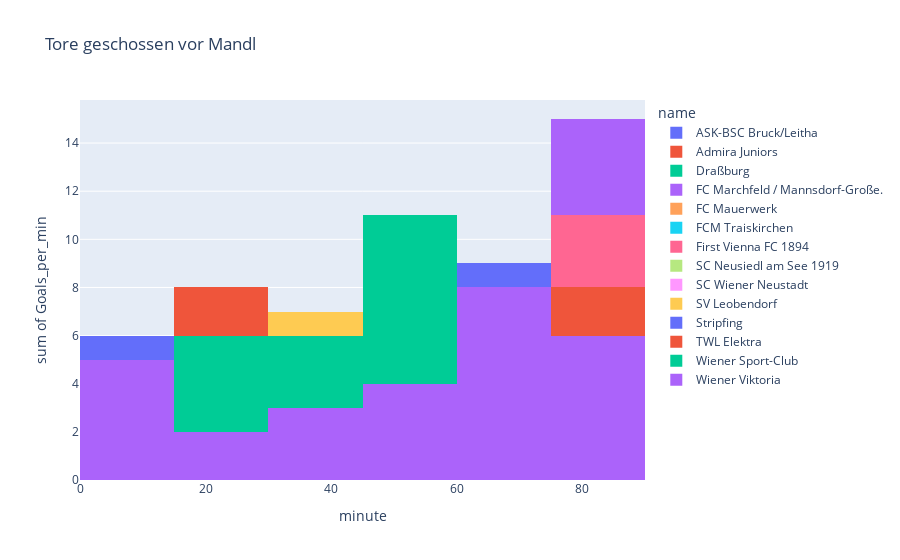

Notebook code for this chart:
### Code cell
df=query_database(query_table_goals_scored.format("20210701","20220426",vereine[0],vereine[0]),database="verbands.db")
fig=px.histogram(df, x="minute",y='Goals_per_min' ,color="name",nbins=6,title="Wann Tore geschossen vor Mandl")
fig.update_layout(barmode='overlay')
fig.update_traces(xbins=dict( # bins used for histogram
        start=0.0,
        end=90.0,
        size=15
    ))
fig.show()

### Figure 1 — Plotly figure (JSON) as saved in the notebook; plotly's stock layout.template omitted (floating-point values rounded to 4 significant figures)
{"data": [{"alignmentgroup": "True", "bingroup": "x", "histfunc": "sum", "hovertemplate": "name=ASK-BSC Bruck/Leitha<br>minute=%{x}<br>sum of Goals_per_min=%{y}<extra></extra>", "legendgroup": "ASK-BSC Bruck/Leitha", "marker": {"color": "#636efa", "pattern": {"shape": ""}}, "name": "ASK-BSC Bruck/Leitha", "nbinsx": 6, "offsetgroup": "ASK-BSC Bruck/Leitha", "orientation": "v", "showlegend": true, "type": "histogram", "x": [7, 10, 11, 21, 22, 25, 31, 32, 34, 38, 41, 43, 47, 52, 55, 56, 61, 66, 67, 70, 71, 74, 80, 82, 83, 85, 86, 87, 90, "45+1", "90+3", "90+4"], "xaxis": "x", "xbins": {"end": 90, "size": 15, "start": 0}, "y": [1, 2, 1, 1, 1, 1, 1, 1, 1, 2, 1, 1, 1, 1, 1, 1, 1, 1, 1, 1, 1, 3, 1, 1, 1, 1, 1, 1, 1, 1, 1, 1], "yaxis": "y"}, {"alignmentgroup": "True", "bingroup": "x", "histfunc": "sum", "hovertemplate": "name=Admira Juniors<br>minute=%{x}<br>sum of Goals_per_min=%{y}<extra></extra>", "legendgroup": "Admira Juniors", "marker": {"color": "#EF553B", "pattern": {"shape": ""}}, "name": "Admira Juniors", "nbinsx": 6, "offsetgroup": "Admira Juniors", "orientation": "v", "showlegend": true, "type": "histogram", "x": [8, 18, 19, 20, 23, 26, 30, 39, 40, 42, 43, 56, 65, 66, 69, 70, 71, 73, 76, 81, 82, 83, 87, 93, "90+1", "90+3"], "xaxis": "x", "xbins": {"end": 90, "size": 15, "start": 0}, "y": [2, 1, 1, 1, 1, 1, 1, 1, 1, 1, 1, 1, 1, 1, 1, 1, 1, 1, 1, 1, 1, 1, 1, 1, 1, 1], "yaxis": "y"}, {"alignmentgroup": "True", "bingroup": "x", "histfunc": "sum", "hovertemplate": "name=Draßburg<br>minute=%{x}<br>sum of Goals_per_min=%{y}<extra></extra>", "legendgroup": "Draßburg", "marker": {"color": "#00cc96", "pattern": {"shape": ""}}, "name": "Draßburg", "nbinsx": 6, "offsetgroup": "Draßburg", "orientation": "v", "showlegend": true, "type": "histogram", "x": [6, 8, 22, 23, 24, 27, 37, 51, 64, 70, 83, 87, 90, "90+1"], "xaxis": "x", "xbins": {"end": 90, "size": 15, "start": 0}, "y": [2, 1, 1, 1, 1, 1, 1, 1, 1, 1, 1, 1, 1, 1], "yaxis": "y"}, {"alignmentgroup": "True", "bingroup": "x", "histfunc": "sum", "hovertemplate": "name=FC Marchfeld / Mannsdorf-Große.<br>minute=%{x}<br>sum of Goals_per_min=%{y}<extra></extra>", "legendgroup": "FC Marchfeld / Mannsdorf-Große.", "marker": {"color": "#ab63fa", "pattern": {"shape": ""}}, "name": "FC Marchfeld / Mannsdorf-Große.", "nbinsx": 6, "offsetgroup": "FC Marchfeld / Mannsdorf-Große.", "orientation": "v", "showlegend": true, "type": "histogram", "x": [13, 15, 34, 40, 41, 42, 43, 44, 47, 56, 59, 65, 68, 71, 73, 75, 76, 77, 78, 79, 81, 83, 84, 85, 86, 88, "45+3"], "xaxis": "x", "xbins": {"end": 90, "size": 15, "start": 0}, "y": [1, 1, 1, 1, 1, 2, 1, 1, 1, 1, 1, 2, 2, 1, 1, 2, 1, 1, 1, 1, 1, 2, 2, 1, 1, 2, 1], "yaxis": "y"}, {"alignmentgroup": "True", "bingroup": "x", "histfunc": "sum", "hovertemplate": "name=FC Mauerwerk<br>minute=%{x}<br>sum of Goals_per_min=%{y}<extra></extra>", "legendgroup": "FC Mauerwerk", "marker": {"color": "#FFA15A", "pattern": {"shape": ""}}, "name": "FC Mauerwerk", "nbinsx": 6, "offsetgroup": "FC Mauerwerk", "orientation": "v", "showlegend": true, "type": "histogram", "x": [10, 12, 21, 29, 32, 41, 43, 48, 50, 51, 52, 58, 61, 63, 64, 75, 78, 83, 90, "45+1", "45+2"], "xaxis": "x", "xbins": {"end": 90, "size": 15, "start": 0}, "y": [2, 1, 1, 1, 1, 1, 1, 1, 1, 1, 1, 1, 2, 1, 1, 1, 1, 1, 1, 1, 1], "yaxis": "y"}, {"alignmentgroup": "True", "bingroup": "x", "histfunc": "sum", "hovertemplate": "name=FCM Traiskirchen<br>minute=%{x}<br>sum of Goals_per_min=%{y}<extra></extra>", "legendgroup": "FCM Traiskirchen", "marker": {"color": "#19d3f3", "pattern": {"shape": ""}}, "name": "FCM Traiskirchen", "nbinsx": 6, "offsetgroup": "FCM Traiskirchen", "orientation": "v", "showlegend": true, "type": "histogram", "x": [3, 9, 12, 14, 19, 20, 24, 26, 28, 31, 32, 34, 36, 40, 44, 54, 57, 62, 63, 64, 69, 70, 75, 76, 78, 81, 89, "90+1", "90+3", "90+4"], "xaxis": "x", "xbins": {"end": 90, "size": 15, "start": 0}, "y": [1, 1, 1, 2, 1, 1, 1, 2, 1, 1, 1, 1, 1, 1, 1, 1, 1, 1, 1, 1, 2, 1, 1, 1, 1, 1, 2, 2, 1, 1], "yaxis": "y"}, {"alignmentgroup": "True", "bingroup": "x", "histfunc": "sum", "hovertemplate": "name=First Vienna FC 1894<br>minute=%{x}<br>sum of Goals_per_min=%{y}<extra></extra>", "legendgroup": "First Vienna FC 1894", "marker": {"color": "#FF6692", "pattern": {"shape": ""}}, "name": "First Vienna FC 1894", "nbinsx": 6, "offsetgroup": "First Vienna FC 1894", "orientation": "v", "showlegend": true, "type": "histogram", "x": [2, 3, 17, 18, 20, 23, 24, 30, 33, 43, 44, 45, 47, 48, 50, 57, 60, 61, 69, 70, 74, 75, 80, 81, 85, 86, 87, 88, 93, "45+2", "90+3"], "xaxis": "x", "xbins": {"end": 90, "size": 15, "start": 0}, "y": [2, 1, 1, 1, 1, 1, 2, 1, 1, 1, 1, 1, 1, 2, 1, 1, 2, 2, 1, 2, 1, 1, 2, 2, 1, 3, 1, 1, 1, 1, 1], "yaxis": "y"}, {"alignmentgroup": "True", "bingroup": "x", "histfunc": "sum", "hovertemplate": "name=SC Neusiedl am See 1919<br>minute=%{x}<br>sum of Goals_per_min=%{y}<extra></extra>", "legendgroup": "SC Neusiedl am See 1919", "marker": {"color": "#B6E880", "pattern": {"shape": ""}}, "name": "SC Neusiedl am See 1919", "nbinsx": 6, "offsetgroup": "SC Neusiedl am See 1919", "orientation": "v", "showlegend": true, "type": "histogram", "x": [1, 3, 7, 9, 17, 18, 23, 29, 36, 44, 45, 46, 51, 57, 59, 65, 67, 73, 77, 80, 83, 85, 89, "90+9"], "xaxis": "x", "xbins": {"end": 90, "size": 15, "start": 0}, "y": [1, 1, 1, 1, 1, 1, 1, 1, 1, 1, 1, 2, 1, 1, 3, 1, 1, 2, 1, 2, 1, 1, 2, 1], "yaxis": "y"}, {"alignmentgroup": "True", "bingroup": "x", "histfunc": "sum", "hovertemplate": "name=SC Wiener Neustadt<br>minute=%{x}<br>sum of Goals_per_min=%{y}<extra></extra>", "legendgroup": "SC Wiener Neustadt", "marker": {"color": "#FF97FF", "pattern": {"shape": ""}}, "name": "SC Wiener Neustadt", "nbinsx": 6, "offsetgroup": "SC Wiener Neustadt", "orientation": "v", "showlegend": true, "type": "histogram", "x": [2, 14, 21, 26, 31, 32, 39, 45, 55, 63, 73, 74, 83, 90, 92, "90+3", "90+5"], "xaxis": "x", "xbins": {"end": 90, "size": 15, "start": 0}, "y": [1, 1, 2, 1, 1, 2, 1, 2, 1, 1, 1, 1, 1, 1, 1, 1, 1], "yaxis": "y"}, {"alignmentgroup": "True", "bingroup": "x", "histfunc": "sum", "hovertemplate": "name=SV Leobendorf<br>minute=%{x}<br>sum of Goals_per_min=%{y}<extra></extra>", "legendgroup": "SV Leobendorf", "marker": {"color": "#FECB52", "pattern": {"shape": ""}}, "name": "SV Leobendorf", "nbinsx": 6, "offsetgroup": "SV Leobendorf", "orientation": "v", "showlegend": true, "type": "histogram", "x": [3, 7, 11, 14, 17, 22, 24, 28, 33, 38, 39, 40, 42, 48, 52, 53, 55, 59, 61, 64, 66, 67, 68, 69, 71, 73, 77, 78, 86, 90, "90+1", "90+2", "90+5"], "xaxis": "x", "xbins": {"end": 90, "size": 15, "start": 0}, "y": [1, 1, 1, 1, 2, 1, 1, 1, 1, 1, 1, 3, 1, 1, 1, 2, 1, 1, 1, 1, 1, 1, 1, 1, 1, 1, 1, 1, 1, 1, 2, 1, 1], "yaxis": "y"}, {"alignmentgroup": "True", "bingroup": "x", "histfunc": "sum", "hovertemplate": "name=Stripfing<br>minute=%{x}<br>sum of Goals_per_min=%{y}<extra></extra>", "legendgroup": "Stripfing", "marker": {"color": "#636efa", "pattern": {"shape": ""}}, "name": "Stripfing", "nbinsx": 6, "offsetgroup": "Stripfing", "orientation": "v", "showlegend": true, "type": "histogram", "x": [2, 3, 6, 8, 9, 19, 25, 26, 33, 38, 39, 41, 47, 51, 52, 54, 56, 57, 63, 66, 68, 70, 71, 73, 74, 76, 85, 86, 87, 89, 90, 94, "90+1", "90+3", "90+4"], "xaxis": "x", "xbins": {"end": 90, "size": 15, "start": 0}, "y": [2, 1, 1, 1, 1, 2, 1, 1, 1, 1, 2, 2, 1, 2, 3, 1, 1, 1, 1, 2, 2, 1, 1, 1, 1, 1, 1, 1, 1, 1, 4, 1, 1, 1, 1], "yaxis": "y"}, {"alignmentgroup": "True", "bingroup": "x", "histfunc": "sum", "hovertemplate": "name=TWL Elektra<br>minute=%{x}<br>sum of Goals_per_min=%{y}<extra></extra>", "legendgroup": "TWL Elektra", "marker": {"color": "#EF553B", "pattern": {"shape": ""}}, "name": "TWL Elektra", "nbinsx": 6, "offsetgroup": "TWL Elektra", "orientation": "v", "showlegend": true, "type": "histogram", "x": [1, 9, 15, 18, 19, 21, 22, 26, 27, 32, 40, 45, 52, 53, 59, 62, 64, 68, 76, 77, 85, 86, 88, 89, "90+1", "90+3"], "xaxis": "x", "xbins": {"end": 90, "size": 15, "start": 0}, "y": [1, 2, 1, 2, 1, 1, 1, 1, 1, 1, 1, 1, 1, 1, 2, 1, 1, 1, 1, 2, 1, 1, 2, 1, 1, 1], "yaxis": "y"}, {"alignmentgroup": "True", "bingroup": "x", "histfunc": "sum", "hovertemplate": "name=Wiener Sport-Club<br>minute=%{x}<br>sum of Goals_per_min=%{y}<extra></extra>", "legendgroup": "Wiener Sport-Club", "marker": {"color": "#00cc96", "pattern": {"shape": ""}}, "name": "Wiener Sport-Club", "nbinsx": 6, "offsetgroup": "Wiener Sport-Club", "orientation": "v", "showlegend": true, "type": "histogram", "x": [6, 7, 13, 15, 18, 20, 23, 30, 32, 38, 45, 46, 47, 50, 52, 53, 56, 57, 58, 61, 62, 63, 66, 68, 70, 72, 75, 81, 87, "90+1", "90+3", "90+4"], "xaxis": "x", "xbins": {"end": 90, "size": 15, "start": 0}, "y": [1, 1, 1, 2, 2, 1, 1, 4, 1, 1, 1, 1, 1, 3, 1, 1, 1, 1, 1, 1, 1, 1, 1, 1, 1, 2, 1, 1, 1, 2, 1, 1], "yaxis": "y"}, {"alignmentgroup": "True", "bingroup": "x", "histfunc": "sum", "hovertemplate": "name=Wiener Viktoria<br>minute=%{x}<br>sum of Goals_per_min=%{y}<extra></extra>", "legendgroup": "Wiener Viktoria", "marker": {"color": "#ab63fa", "pattern": {"shape": ""}}, "name": "Wiener Viktoria", "nbinsx": 6, "offsetgroup": "Wiener Viktoria", "orientation": "v", "showlegend": true, "type": "histogram", "x": [4, 6, 8, 11, 14, 26, 28, 38, 43, 48, 55, 57, 58, 60, 61, 62, 63, 66, 69, 70, 71, 75, 77, 83, 84, 86, 87, "90+1", "90+4"], "xaxis": "x", "xbins": {"end": 90, "size": 15, "start": 0}, "y": [1, 1, 1, 1, 1, 1, 1, 2, 1, 1, 1, 1, 1, 1, 1, 1, 1, 1, 1, 1, 1, 1, 1, 1, 1, 1, 1, 1, 1], "yaxis": "y"}], "layout": {"barmode": "overlay", "legend": {"title": {"text": "name"}, "tracegroupgap": 0}, "title": {"text": "Tore geschossen vor Mandl"}, "xaxis": {"anchor": "y", "domain": [0, 1], "title": {"text": "minute"}}, "yaxis": {"anchor": "x", "domain": [0, 1], "title": {"text": "sum of Goals_per_min"}}}}
